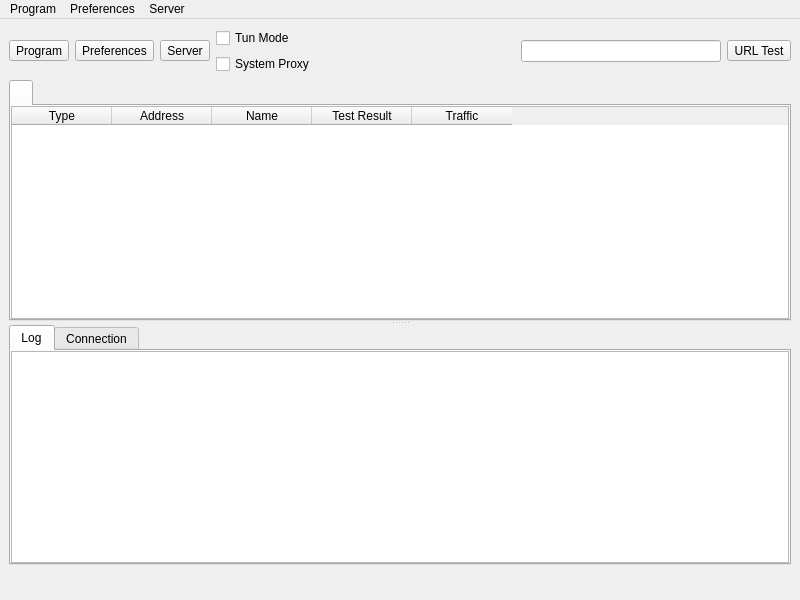
<?xml version="1.0" encoding="UTF-8"?>
<ui version="4.0">
 <class>MainWindow</class>
 <widget class="QMainWindow" name="MainWindow">
  <property name="geometry">
   <rect>
    <x>0</x>
    <y>0</y>
    <width>800</width>
    <height>600</height>
   </rect>
  </property>
  <property name="minimumSize">
   <size>
    <width>800</width>
    <height>600</height>
   </size>
  </property>
  <property name="windowTitle">
   <string notr="true">nya</string>
  </property>
  <widget class="QWidget" name="centralwidget">
   <layout class="QVBoxLayout" name="verticalLayout_3" stretch="0,0,0">
    <item>
     <layout class="QHBoxLayout" name="horizontalLayout_2">
      <item>
       <widget class="QToolButton" name="toolButton_program">
        <property name="text">
         <string>Program</string>
        </property>
        <property name="icon">
         <iconset theme="b-system-run">
          <normaloff>.</normaloff>.</iconset>
        </property>
        <property name="iconSize">
         <size>
          <width>24</width>
          <height>24</height>
         </size>
        </property>
        <property name="popupMode">
         <enum>QToolButton::InstantPopup</enum>
        </property>
        <property name="toolButtonStyle">
         <enum>Qt::ToolButtonTextUnderIcon</enum>
        </property>
       </widget>
      </item>
      <item>
       <widget class="QToolButton" name="toolButton_preferences">
        <property name="text">
         <string>Preferences</string>
        </property>
        <property name="icon">
         <iconset theme="b-preferences">
          <normaloff>.</normaloff>.</iconset>
        </property>
        <property name="iconSize">
         <size>
          <width>24</width>
          <height>24</height>
         </size>
        </property>
        <property name="popupMode">
         <enum>QToolButton::InstantPopup</enum>
        </property>
        <property name="toolButtonStyle">
         <enum>Qt::ToolButtonTextUnderIcon</enum>
        </property>
       </widget>
      </item>
      <item>
       <widget class="QToolButton" name="toolButton_server">
        <property name="text">
         <string>Server</string>
        </property>
        <property name="icon">
         <iconset theme="b-network-server">
          <normaloff>.</normaloff>.</iconset>
        </property>
        <property name="iconSize">
         <size>
          <width>24</width>
          <height>24</height>
         </size>
        </property>
        <property name="popupMode">
         <enum>QToolButton::InstantPopup</enum>
        </property>
        <property name="toolButtonStyle">
         <enum>Qt::ToolButtonTextUnderIcon</enum>
        </property>
       </widget>
      </item>
      <item>
       <layout class="QVBoxLayout" name="verticalLayout_4">
        <item>
         <widget class="QCheckBox" name="checkBox_VPN">
          <property name="sizePolicy">
           <sizepolicy hsizetype="Minimum" vsizetype="Minimum">
            <horstretch>0</horstretch>
            <verstretch>0</verstretch>
           </sizepolicy>
          </property>
          <property name="text">
           <string>Tun Mode</string>
          </property>
         </widget>
        </item>
        <item>
         <widget class="QCheckBox" name="checkBox_SystemProxy">
          <property name="text">
           <string>System Proxy</string>
          </property>
         </widget>
        </item>
       </layout>
      </item>
      <item>
       <spacer name="horizontalSpacer">
        <property name="orientation">
         <enum>Qt::Horizontal</enum>
        </property>
        <property name="sizeHint" stdset="0">
         <size>
          <width>40</width>
          <height>20</height>
         </size>
        </property>
       </spacer>
      </item>
      <item>
       <widget class="QLineEdit" name="search">
        <property name="clearButtonEnabled">
         <bool>true</bool>
        </property>
       </widget>
      </item>
      <item>
       <widget class="QToolButton" name="toolButton_url_test">
        <property name="text">
         <string>URL Test</string>
        </property>
        <property name="popupMode">
         <enum>QToolButton::InstantPopup</enum>
        </property>
        <property name="toolButtonStyle">
         <enum>Qt::ToolButtonTextUnderIcon</enum>
        </property>
       </widget>
      </item>
     </layout>
    </item>
    <item>
     <widget class="QSplitter" name="splitter">
      <property name="orientation">
       <enum>Qt::Vertical</enum>
      </property>
      <widget class="QTabWidget" name="tabWidget">
       <property name="currentIndex">
        <number>0</number>
       </property>
       <property name="movable">
        <bool>true</bool>
       </property>
       <widget class="QWidget" name="widget1">
        <attribute name="title">
         <string/>
        </attribute>
        <layout class="QGridLayout" name="gridLayout_2">
         <property name="leftMargin">
          <number>0</number>
         </property>
         <property name="topMargin">
          <number>0</number>
         </property>
         <property name="rightMargin">
          <number>0</number>
         </property>
         <property name="bottomMargin">
          <number>0</number>
         </property>
         <property name="spacing">
          <number>0</number>
         </property>
         <item row="0" column="0">
          <widget class="MyTableWidget" name="proxyListTable">
           <property name="contextMenuPolicy">
            <enum>Qt::CustomContextMenu</enum>
           </property>
           <property name="editTriggers">
            <set>QAbstractItemView::NoEditTriggers</set>
           </property>
           <property name="alternatingRowColors">
            <bool>true</bool>
           </property>
           <property name="selectionBehavior">
            <enum>QAbstractItemView::SelectRows</enum>
           </property>
           <property name="horizontalScrollMode">
            <enum>QAbstractItemView::ScrollPerPixel</enum>
           </property>
           <property name="wordWrap">
            <bool>false</bool>
           </property>
           <attribute name="horizontalHeaderMinimumSectionSize">
            <number>16</number>
           </attribute>
           <attribute name="horizontalHeaderHighlightSections">
            <bool>false</bool>
           </attribute>
           <attribute name="horizontalHeaderShowSortIndicator" stdset="0">
            <bool>false</bool>
           </attribute>
           <attribute name="verticalHeaderDefaultSectionSize">
            <number>30</number>
           </attribute>
           <column>
            <property name="text">
             <string>Type</string>
            </property>
           </column>
           <column>
            <property name="text">
             <string>Address</string>
            </property>
           </column>
           <column>
            <property name="text">
             <string>Name</string>
            </property>
           </column>
           <column>
            <property name="text">
             <string>Test Result</string>
            </property>
           </column>
           <column>
            <property name="text">
             <string>Traffic</string>
            </property>
           </column>
          </widget>
         </item>
        </layout>
       </widget>
      </widget>
      <widget class="QWidget" name="aaaaaaaaaaaaaaaaaa">
       <layout class="QVBoxLayout" name="aaaaaaaaaaaa" stretch="0">
        <item>
         <widget class="QTabWidget" name="down_tab">
          <property name="currentIndex">
           <number>0</number>
          </property>
          <widget class="QWidget" name="tab">
           <attribute name="title">
            <string>Log</string>
           </attribute>
           <layout class="QVBoxLayout" name="verticalLayout">
            <property name="spacing">
             <number>0</number>
            </property>
            <property name="leftMargin">
             <number>0</number>
            </property>
            <property name="topMargin">
             <number>0</number>
            </property>
            <property name="rightMargin">
             <number>0</number>
            </property>
            <property name="bottomMargin">
             <number>0</number>
            </property>
            <item>
             <widget class="QTextBrowser" name="masterLogBrowser">
              <property name="contextMenuPolicy">
               <enum>Qt::CustomContextMenu</enum>
              </property>
              <property name="openLinks">
               <bool>false</bool>
              </property>
             </widget>
            </item>
           </layout>
          </widget>
          <widget class="QWidget" name="tab_2">
           <attribute name="title">
            <string>Connection</string>
           </attribute>
           <layout class="QVBoxLayout" name="verticalLayout_2">
            <property name="spacing">
             <number>0</number>
            </property>
            <property name="leftMargin">
             <number>0</number>
            </property>
            <property name="topMargin">
             <number>0</number>
            </property>
            <property name="rightMargin">
             <number>0</number>
            </property>
            <property name="bottomMargin">
             <number>0</number>
            </property>
            <item>
             <widget class="QTableWidget" name="tableWidget_conn">
              <property name="contextMenuPolicy">
               <enum>Qt::CustomContextMenu</enum>
              </property>
              <property name="editTriggers">
               <set>QAbstractItemView::NoEditTriggers</set>
              </property>
              <property name="selectionBehavior">
               <enum>QAbstractItemView::SelectRows</enum>
              </property>
              <property name="verticalScrollMode">
               <enum>QAbstractItemView::ScrollPerPixel</enum>
              </property>
              <property name="horizontalScrollMode">
               <enum>QAbstractItemView::ScrollPerPixel</enum>
              </property>
              <attribute name="horizontalHeaderHighlightSections">
               <bool>false</bool>
              </attribute>
              <column>
               <property name="text">
                <string>Status</string>
               </property>
              </column>
              <column>
               <property name="text">
                <string>Outbound</string>
               </property>
              </column>
              <column>
               <property name="text">
                <string>Destination</string>
               </property>
              </column>
             </widget>
            </item>
           </layout>
          </widget>
         </widget>
        </item>
       </layout>
      </widget>
     </widget>
    </item>
    <item>
     <layout class="QHBoxLayout" name="horizontalLayout">
      <item>
       <widget class="QLabel" name="label_running">
        <property name="text">
         <string/>
        </property>
       </widget>
      </item>
      <item>
       <spacer name="horizontalSpacer_2">
        <property name="orientation">
         <enum>Qt::Horizontal</enum>
        </property>
        <property name="sizeType">
         <enum>QSizePolicy::Maximum</enum>
        </property>
        <property name="sizeHint" stdset="0">
         <size>
          <width>0</width>
          <height>20</height>
         </size>
        </property>
       </spacer>
      </item>
      <item>
       <widget class="QLabel" name="label_inbound">
        <property name="text">
         <string/>
        </property>
       </widget>
      </item>
      <item>
       <widget class="QLabel" name="label_speed">
        <property name="text">
         <string/>
        </property>
       </widget>
      </item>
     </layout>
    </item>
   </layout>
  </widget>
  <widget class="QMenuBar" name="menubar">
   <property name="geometry">
    <rect>
     <x>0</x>
     <y>0</y>
     <width>800</width>
     <height>32</height>
    </rect>
   </property>
   <widget class="QMenu" name="menu_program">
    <property name="title">
     <string>Program</string>
    </property>
    <widget class="QMenu" name="menu_spmode">
     <property name="title">
      <string>System Proxy</string>
     </property>
     <addaction name="menu_spmode_system_proxy"/>
     <addaction name="menu_spmode_vpn"/>
     <addaction name="menu_spmode_disabled"/>
    </widget>
    <widget class="QMenu" name="menu_program_preference">
     <property name="title">
      <string>Preferences</string>
     </property>
     <addaction name="actionfake"/>
    </widget>
    <widget class="QMenu" name="menuActive_Server">
     <property name="title">
      <string>Active Server</string>
     </property>
     <addaction name="actionfake_2"/>
    </widget>
    <widget class="QMenu" name="menuActive_Routing">
     <property name="title">
      <string>Active Routing</string>
     </property>
     <addaction name="actionfake_3"/>
    </widget>
    <addaction name="actionShow_window"/>
    <addaction name="menu_add_from_clipboard2"/>
    <addaction name="menu_scan_qr"/>
    <addaction name="separator"/>
    <addaction name="actionStart_with_system"/>
    <addaction name="actionRemember_last_proxy"/>
    <addaction name="actionAllow_LAN"/>
    <addaction name="menuActive_Server"/>
    <addaction name="menuActive_Routing"/>
    <addaction name="menu_spmode"/>
    <addaction name="menu_program_preference"/>
    <addaction name="separator"/>
    <addaction name="actionRestart_Proxy"/>
    <addaction name="actionRestart_Program"/>
    <addaction name="menu_exit"/>
   </widget>
   <widget class="QMenu" name="menu_preferences">
    <property name="title">
     <string>Preferences</string>
    </property>
    <addaction name="menu_manage_groups"/>
    <addaction name="menu_basic_settings"/>
    <addaction name="menu_routing_settings"/>
    <addaction name="menu_vpn_settings"/>
    <addaction name="menu_hotkey_settings"/>
    <addaction name="menu_open_config_folder"/>
   </widget>
   <widget class="QMenu" name="menu_server">
    <property name="title">
     <string>Server</string>
    </property>
    <widget class="QMenu" name="menu_share_item">
     <property name="title">
      <string>Share</string>
     </property>
     <addaction name="menu_qr"/>
     <addaction name="menu_export_config"/>
     <addaction name="separator"/>
     <addaction name="menu_copy_links"/>
     <addaction name="menu_copy_links_nkr"/>
    </widget>
    <widget class="QMenu" name="menuCurrent_Group">
     <property name="title">
      <string>Current Group</string>
     </property>
     <addaction name="actionfake_5"/>
     <addaction name="menu_tcp_ping"/>
     <addaction name="menu_url_test"/>
     <addaction name="menu_full_test"/>
     <addaction name="menu_stop_testing"/>
     <addaction name="menu_clear_test_result"/>
     <addaction name="menu_resolve_domain"/>
     <addaction name="separator"/>
     <addaction name="menu_remove_unavailable"/>
     <addaction name="menu_delete_repeat"/>
     <addaction name="separator"/>
     <addaction name="menu_update_subscription"/>
    </widget>
    <widget class="QMenu" name="menuCurrent_Select">
     <property name="title">
      <string>Current Select</string>
     </property>
     <addaction name="actionfake_4"/>
    </widget>
    <addaction name="menu_add_from_input"/>
    <addaction name="menu_add_from_clipboard"/>
    <addaction name="separator"/>
    <addaction name="menu_start"/>
    <addaction name="menu_stop"/>
    <addaction name="separator"/>
    <addaction name="menu_select_all"/>
    <addaction name="menu_move"/>
    <addaction name="menu_clone"/>
    <addaction name="menu_reset_traffic"/>
    <addaction name="menu_delete"/>
    <addaction name="separator"/>
    <addaction name="menu_share_item"/>
    <addaction name="separator"/>
    <addaction name="menuCurrent_Select"/>
    <addaction name="menuCurrent_Group"/>
    <addaction name="separator"/>
    <addaction name="menu_profile_debug_info"/>
    <addaction name="separator"/>
   </widget>
   <addaction name="menu_program"/>
   <addaction name="menu_preferences"/>
   <addaction name="menu_server"/>
  </widget>
  <action name="menu_exit">
   <property name="text">
    <string>Exit</string>
   </property>
  </action>
  <action name="actionShow_window">
   <property name="text">
    <string>Show Window</string>
   </property>
  </action>
  <action name="menu_basic_settings">
   <property name="text">
    <string>Basic Settings</string>
   </property>
  </action>
  <action name="menu_add_from_input">
   <property name="text">
    <string>New profile</string>
   </property>
  </action>
  <action name="menu_manage_groups">
   <property name="text">
    <string>Groups</string>
   </property>
  </action>
  <action name="menu_start">
   <property name="text">
    <string>Start</string>
   </property>
   <property name="shortcut">
    <string notr="true">Return</string>
   </property>
  </action>
  <action name="menu_stop">
   <property name="text">
    <string>Stop</string>
   </property>
   <property name="shortcut">
    <string notr="true">Ctrl+S</string>
   </property>
  </action>
  <action name="menu_routing_settings">
   <property name="text">
    <string>Routing Settings</string>
   </property>
  </action>
  <action name="menu_add_from_clipboard">
   <property name="text">
    <string>Add profile from clipboard</string>
   </property>
   <property name="shortcut">
    <string notr="true">Ctrl+V</string>
   </property>
  </action>
  <action name="menu_delete">
   <property name="text">
    <string>Delete</string>
   </property>
   <property name="shortcut">
    <string notr="true">Del</string>
   </property>
  </action>
  <action name="menu_add_from_clipboard2">
   <property name="text">
    <string>Add profile from clipboard</string>
   </property>
  </action>
  <action name="menu_profile_debug_info">
   <property name="text">
    <string>Debug Info</string>
   </property>
  </action>
  <action name="menu_qr">
   <property name="text">
    <string>QR Code and link</string>
   </property>
   <property name="shortcut">
    <string notr="true">Ctrl+Q</string>
   </property>
  </action>
  <action name="menu_copy_link">
   <property name="text">
    <string>Copy Link</string>
   </property>
  </action>
  <action name="menu_tcp_ping">
   <property name="text">
    <string notr="true">Tcp Ping</string>
   </property>
   <property name="shortcut">
    <string notr="true">Ctrl+Alt+T</string>
   </property>
  </action>
  <action name="menu_url_test">
   <property name="text">
    <string notr="true">Url Test</string>
   </property>
   <property name="shortcut">
    <string notr="true">Ctrl+Alt+U</string>
   </property>
  </action>
  <action name="menu_clear_test_result">
   <property name="text">
    <string>Clear Test Result</string>
   </property>
   <property name="shortcut">
    <string notr="true">Ctrl+Alt+C</string>
   </property>
  </action>
  <action name="menu_export_config">
   <property name="text">
    <string>Export %1 config</string>
   </property>
   <property name="shortcut">
    <string notr="true">Ctrl+E</string>
   </property>
  </action>
  <action name="menu_reset_traffic">
   <property name="text">
    <string>Reset Traffic</string>
   </property>
   <property name="shortcut">
    <string notr="true">Ctrl+R</string>
   </property>
  </action>
  <action name="menu_scan_qr">
   <property name="text">
    <string>Scan QR Code</string>
   </property>
  </action>
  <action name="menu_spmode_system_proxy">
   <property name="checkable">
    <bool>true</bool>
   </property>
   <property name="text">
    <string>Enable System Proxy</string>
   </property>
  </action>
  <action name="menu_spmode_disabled">
   <property name="checkable">
    <bool>true</bool>
   </property>
   <property name="text">
    <string>Disable</string>
   </property>
  </action>
  <action name="menu_delete_repeat">
   <property name="text">
    <string>Remove Duplicates</string>
   </property>
   <property name="shortcut">
    <string notr="true">Ctrl+Alt+D</string>
   </property>
  </action>
  <action name="actionfake">
   <property name="text">
    <string>fake</string>
   </property>
   <property name="visible">
    <bool>false</bool>
   </property>
  </action>
  <action name="menu_move">
   <property name="text">
    <string>Move</string>
   </property>
   <property name="shortcut">
    <string notr="true">Ctrl+M</string>
   </property>
  </action>
  <action name="actionStart_with_system">
   <property name="checkable">
    <bool>true</bool>
   </property>
   <property name="text">
    <string>Start with system</string>
   </property>
  </action>
  <action name="actionRemember_last_proxy">
   <property name="checkable">
    <bool>true</bool>
   </property>
   <property name="text">
    <string>Remember last profile</string>
   </property>
  </action>
  <action name="actionAllow_LAN">
   <property name="checkable">
    <bool>true</bool>
   </property>
   <property name="text">
    <string>Allow other devices to connect</string>
   </property>
  </action>
  <action name="menu_remove_unavailable">
   <property name="text">
    <string>Remove Unavailable</string>
   </property>
   <property name="shortcut">
    <string notr="true">Ctrl+Alt+R</string>
   </property>
  </action>
  <action name="menu_full_test">
   <property name="text">
    <string>Full Test</string>
   </property>
   <property name="shortcut">
    <string notr="true">Ctrl+Alt+F</string>
   </property>
  </action>
  <action name="menu_hotkey_settings">
   <property name="text">
    <string>Hotkey Settings</string>
   </property>
  </action>
  <action name="menu_select_all">
   <property name="text">
    <string>Select All</string>
   </property>
   <property name="shortcut">
    <string notr="true">Ctrl+A</string>
   </property>
  </action>
  <action name="menu_copy_links_nkr">
   <property name="text">
    <string>Copy links of selected (Neko Links)</string>
   </property>
   <property name="shortcut">
    <string notr="true">Ctrl+N</string>
   </property>
  </action>
  <action name="actionfake_2">
   <property name="text">
    <string>fake</string>
   </property>
   <property name="visible">
    <bool>false</bool>
   </property>
  </action>
  <action name="actionfake_3">
   <property name="text">
    <string>fake</string>
   </property>
   <property name="visible">
    <bool>false</bool>
   </property>
  </action>
  <action name="menu_copy_links">
   <property name="text">
    <string>Copy links of selected</string>
   </property>
   <property name="shortcut">
    <string notr="true">Ctrl+C</string>
   </property>
  </action>
  <action name="menu_spmode_vpn">
   <property name="checkable">
    <bool>true</bool>
   </property>
   <property name="text">
    <string>Enable Tun</string>
   </property>
  </action>
  <action name="menu_clone">
   <property name="text">
    <string>Clone</string>
   </property>
   <property name="shortcut">
    <string notr="true">Ctrl+D</string>
   </property>
  </action>
  <action name="menu_update_subscription">
   <property name="text">
    <string>Update subscription</string>
   </property>
   <property name="shortcut">
    <string notr="true">Ctrl+U</string>
   </property>
  </action>
  <action name="menu_resolve_domain">
   <property name="text">
    <string>Resolve domain</string>
   </property>
   <property name="shortcut">
    <string notr="true">Ctrl+Alt+I</string>
   </property>
  </action>
  <action name="menu_vpn_settings">
   <property name="text">
    <string>Tun Settings</string>
   </property>
  </action>
  <action name="actionRestart_Program">
   <property name="text">
    <string>Restart Program</string>
   </property>
  </action>
  <action name="menu_open_config_folder">
   <property name="text">
    <string>Open Config Folder</string>
   </property>
  </action>
  <action name="actionfake_4">
   <property name="text">
    <string notr="true">fake</string>
   </property>
   <property name="visible">
    <bool>false</bool>
   </property>
  </action>
  <action name="actionfake_5">
   <property name="text">
    <string notr="true">fake</string>
   </property>
   <property name="visible">
    <bool>false</bool>
   </property>
  </action>
  <action name="actionRestart_Proxy">
   <property name="text">
    <string>Restart Proxy</string>
   </property>
  </action>
  <action name="menu_stop_testing">
   <property name="text">
    <string>Stop Testing</string>
   </property>
   <property name="shortcut">
    <string notr="true">Ctrl+Alt+S</string>
   </property>
  </action>
 </widget>
 <customwidgets>
  <customwidget>
   <class>MyTableWidget</class>
   <extends>QTableWidget</extends>
   <header>ui/widget/MyTableWidget.h</header>
  </customwidget>
 </customwidgets>
 <resources/>
 <connections/>
</ui>
